Frame 1 (no input): blank canvas, image omitted
Frame 60 (the mouse pressed at the canvas centre just before this capture): blank canvas, image omitted
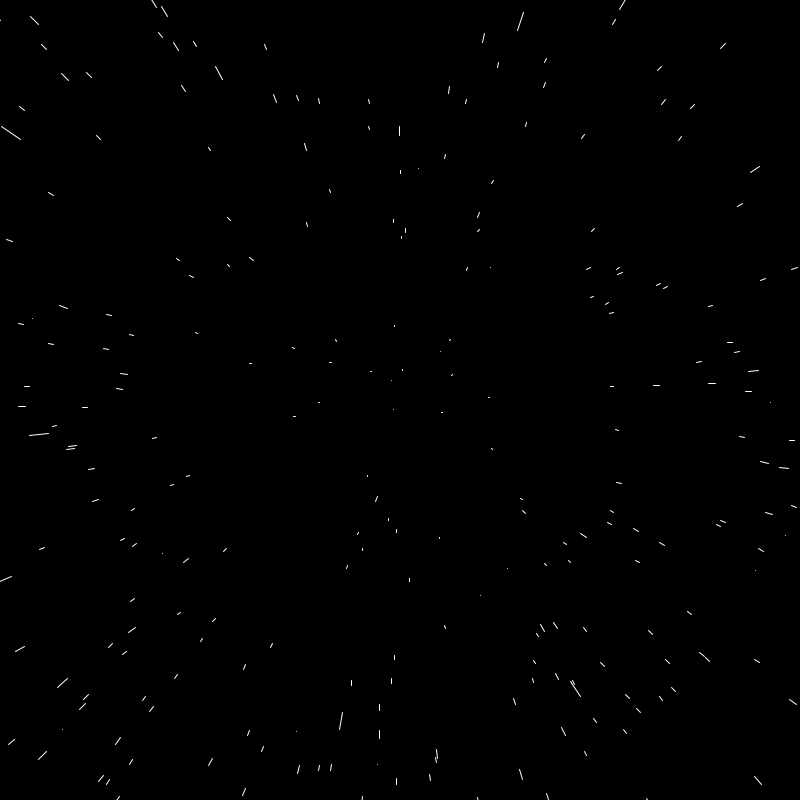
Frame 120 (the mouse held since frame 60 and released just before this capture)

The Processing sketch whose frames 1 and 60 were blank and that drew this single picture after the mouse press (run headless with seeded random() and noise(); from frame 60 on, the mouse is pressed at the canvas centre):

// Processing sketch: starfield
// ── starfield.pde
Star[] stars;
int density = 5;
float speed;

void setup()
{
	size(800, 800);
	stars = new Star[int(width * height / 1000 * density)];
	for (int i = 0; i < stars.length; i++)
	{
		stars[i] = new Star();
	}
}

void draw()
{
	speed = map(mouseX, 0, width, 0, 20);
	background(0);
	translate(width * 0.5, height * 0.5);
	for (int i = 0; i < stars.length; i++)
	{
		stars[i].update();
		stars[i].show();
	}
}

// ── Star.pde
class Star
{
  float x, y, z;
  
  float pz;
  
  Star()
  {
    x = random(-width, width);
    y = random(-height, height);
    z = random(width);
    pz = z;
  }
  
  void update()
  {
    z = z - speed;
    if (z < 1)
    {
      z = width;
      x = random(-width, width);
      y = random(-height, height);
      pz = z;
    }
  }
  
  void show()
  {
    fill(255);
    noStroke();
    float sx, sy, size, px, py;
    sx = map(x/z, 0, 1, 0, width);
    sy = map(y/z, 0, 1, 0, height);
    size = map(z, 0, width, 8, 0);
    
    //ellipse(sx, sy, size, size);
    
    px = map(x/pz, 0, 1, 0, width);
    py = map(y/pz, 0, 1, 0, height);
    pz = z;
    stroke(255);
    line(px, py, sx, sy);
    
    px = sx;
    py = sy;
  }
}
